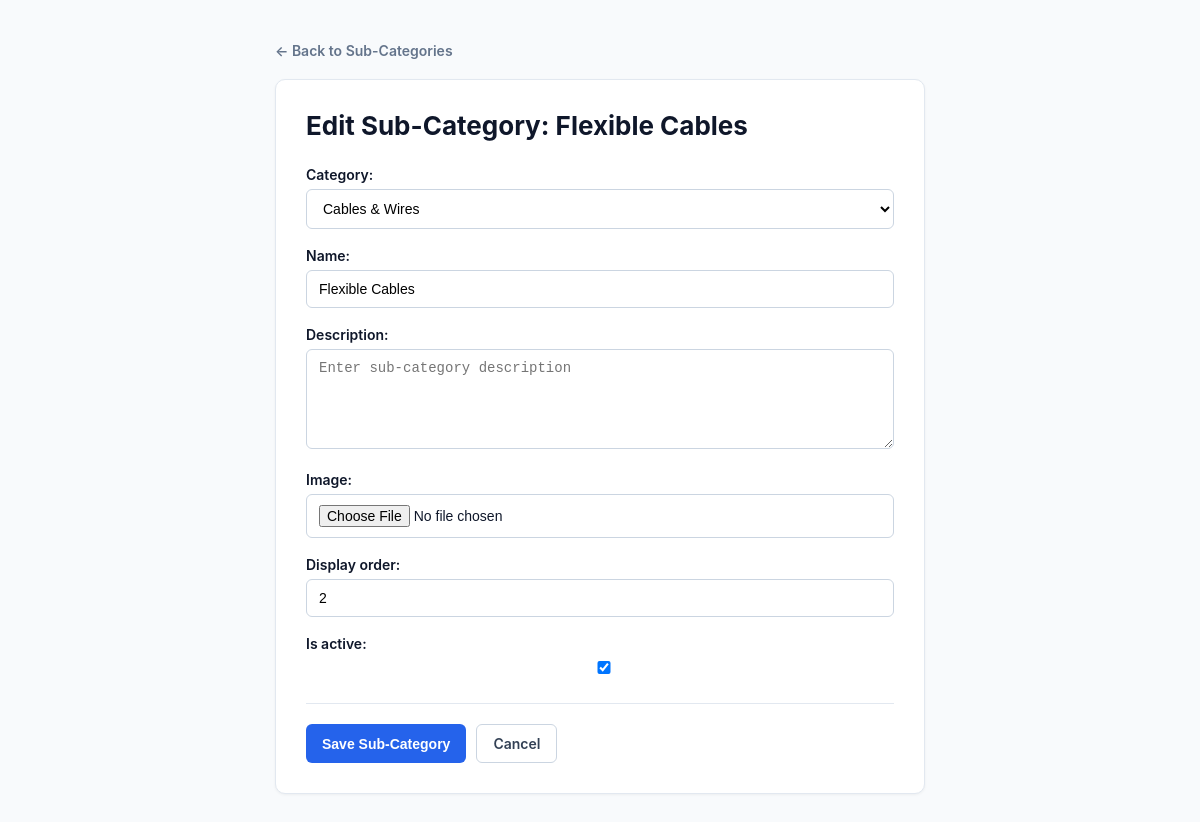
Before: /products/subcategories/4/edit/ (signed in) with the older database file.
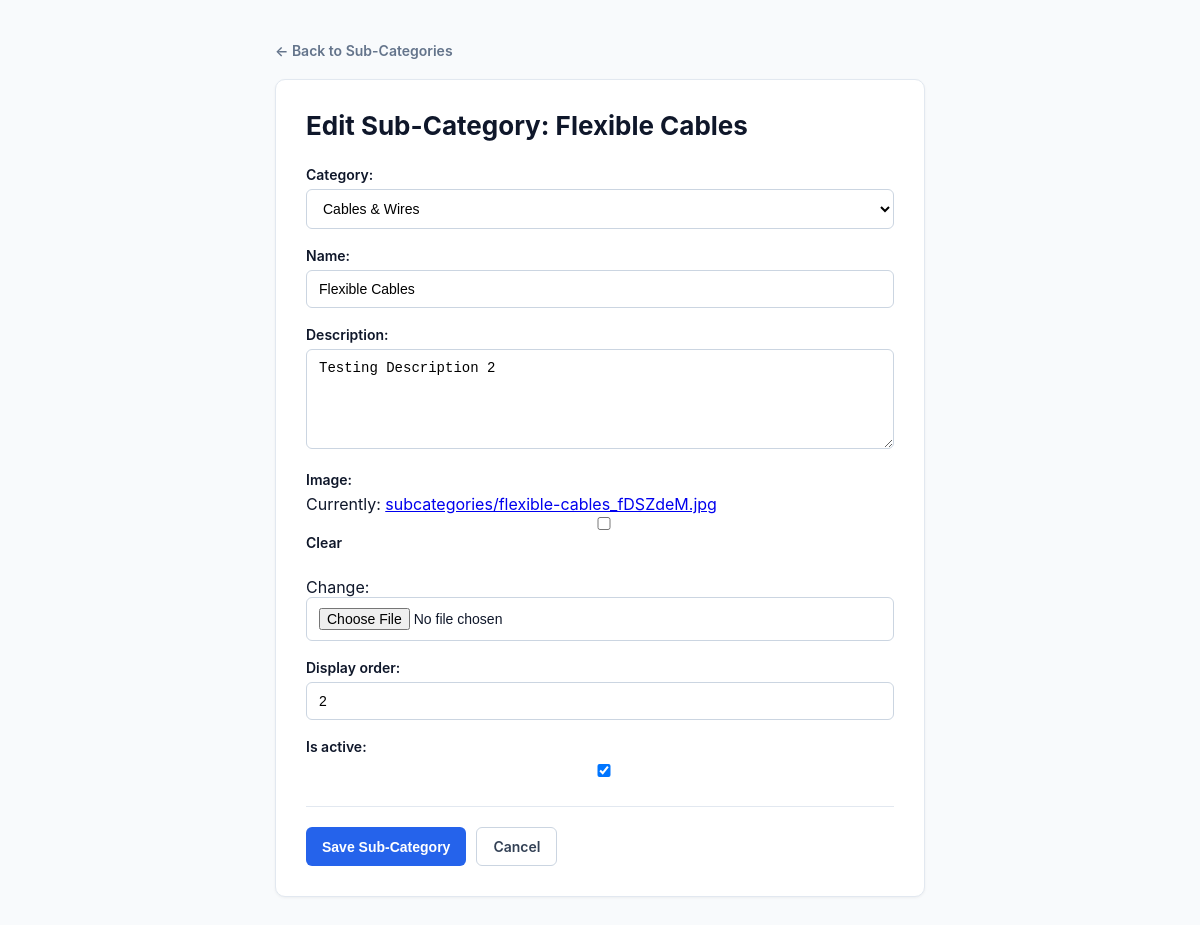
After: the same page with the newer database file.
### products/models.py (models this page shows, shortened)
class SubCategory(models.Model):
    category = models.ForeignKey(
        Category,
        on_delete=models.CASCADE,
        related_name="subcategories"
    )
    name = models.CharField(max_length=150)
    slug = models.SlugField(unique=True, blank=True)
    description = models.TextField(blank=True)
    image = models.ImageField(
        upload_to="subcategories/",
        blank=True,
        null=True
    )
    display_order = models.PositiveIntegerField(default=0)
    is_active = models.BooleanField(default=True)
    created_at = models.DateTimeField(auto_now_add=True)
    updated_at = models.DateTimeField(auto_now=True)

### products/views.py (the view)
@owner_or_admin_required
def subcategory_edit(request, subcategory_id):
    subcategory = get_object_or_404(
        SubCategory,
        id=subcategory_id,
    )
    next_page = request.POST.get("next") or request.GET.get("next", "")
    if request.method == "POST":
        form = SubCategoryForm(
            request.POST,
            request.FILES,
            instance=subcategory,
        )
        if form.is_valid():
            subcategory = form.save()
            messages.success(
                request,
                f"Sub-category '{subcategory.name}' updated successfully.",
            )
            if next_page == "category_list":
                return redirect("products:category_list")
            return redirect("products:subcategory_list")
    else:
        form = SubCategoryForm(
            instance=subcategory,
        )
    return render(
        request,
        "products/subcategory_form.html",
        {
            "form": form,
            "title": f"Edit Sub-Category: {subcategory.name}",
            "subcategory": subcategory,
            "next": next_page,
        },
    )

### products/forms.py
class SubCategoryForm(forms.ModelForm):
    class Meta:
        model = SubCategory
        fields = (
            "category",
            "name",
            "description",
            "image",
            "display_order",
            "is_active",
        )
        widgets = {
            "category": forms.Select(),
            "name": forms.TextInput(
                attrs={
                    "placeholder": "Enter sub-category name",
                }
            ),
            "description": forms.Textarea(
                attrs={
                    "placeholder": "Enter sub-category description",
                    "rows": 4,
                }
            ),
            "display_order": forms.NumberInput(
                attrs={
                    "min": 0,
                }
            ),
        }

### products/models.py (called while the page is built)
    def __str__(self):
        return self.name

### products/templates/products/subcategory_form.html (shortened to what this page needs)
{% load static %}
<!DOCTYPE html>
<html lang="en">
<head>
</head>
<body>
<div class="container">
    {% if next == 'category_list' %}
        <a
            href="{% url 'products:category_list' %}"
            class="back"
        >
            ← Back to Categories
        </a>
    {% else %}
        <a
            href="{% url 'products:subcategory_list' %}"
            class="back"
        >
            ← Back to Sub-Categories
        </a>
    {% endif %}
    <div class="card">
        <h1>
            {{ title }}
        </h1>
        <form
            method="POST"
            enctype="multipart/form-data"
        >
            {{ form.as_p }}
            <div class="actions">
                <button type="submit">
                    Save Sub-Category
                </button>
                {% if next == 'category_list' %}
                    <a
                        href="{% url 'products:category_list' %}"
                        class="cancel"
                    >
                        Cancel
                    </a>
                {% else %}
                    <a
                        href="{% url 'products:subcategory_list' %}"
                        class="cancel"
                    >
                        Cancel
                    </a>
                {% endif %}
            </div>
        </form>
    </div>
</div>
</body>
</html>

Changed rows visible on the page:
changed SubCategory "Cables & Wires": description (not shown) → "Testing Description 2"
Other visible differences:
form field as_p: (not shown) → "☐"
text no longer shown: "Category: Name: Description: Image: Display order: Is active:"
text now shown: "Category: Name: Description: Image: Currently: subcategories/flexible-cables_fDSZdeM.jpg Clear Change: Display order: Is active:"
